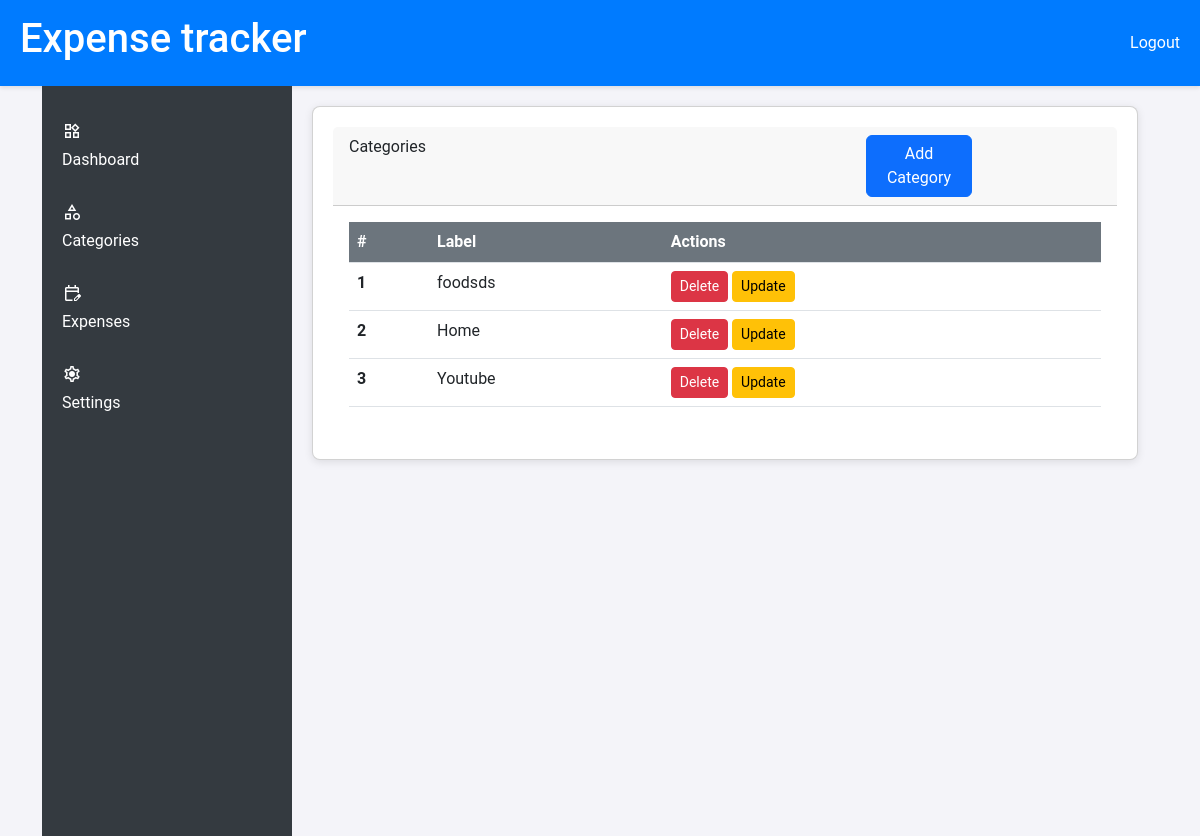
/categories.php (signed in), run on the app's committed database.
### tables this page shows
CREATE TABLE `categories` (
  `id` int(11) NOT NULL,
  `name` varchar(50) NOT NULL
);

### includes/functions.php (called while the page is built, shortened)
<?php
function get_all_data_from_table($table)
{
    global $conn;
    $q = $conn->prepare("SELECT * FROM ".$table."");
    $q->execute();
    $data = $q->fetchAll(PDO::FETCH_OBJ);
    return $data;
}

### categories.php (the view, shortened to what this page needs)
<!DOCTYPE html>
<html lang="en">
<?php
include('db.php');
include('includes/header.php');
include('includes/functions.php');
$categories = get_all_data_from_table('categories');
?>
<body>
    <header class="navigation-bar">
        <nav>
            <h1>Expense tracker</h1>
            <ul>
                <li><a href="logout.php">Logout</a></li>
            </ul>
        </nav>
    </header>
    <div class="container">
        <div class="side-bar">
            <ul>
                <li><span class="material-symbols-outlined">
                    </span><a href="dashboard.php">Dashboard</a></li>
                <li><span class="material-symbols-outlined">
                    </span> <a href="categories.php">Categories</a></li>
                <li><span class="material-symbols-outlined">
                    </span> <a href="expenses.php">Expenses</a></li>
                <li><span class="material-symbols-outlined">
                    </span> <a href="settings.php">Settings</a></li>
            </ul>
        </div>
        <div class="dashboard">
            <div class="card w-100">
                <div class="card-header">
                    <div class="row">
                        <div class="col-md-8">
                            Categories
                        </div>
                        <div class="col-md-2">
                            <a href="#" class="btn btn-primary" data-bs-toggle="modal" data-bs-target="#add-category">Add Category</a>
                        </div>
                    </div>
                </div>
                <div class="card-body">
                    <table class="table">
                        <thead class="bg-secondary text-white">
                            <tr>
                                <th scope="col">#</th>
                                <th scope="col">Label</th>
                                <th scope="col">Actions</th>
                            </tr>
                        </thead>
                        <tbody>
                            <?php foreach ($categories as $index => $category) : ?>
                                <tr>
                                    <th scope="row"><?= $index + 1 ?></th>
                                    <td><?= htmlspecialchars($category->name) ?></td>
                                    <td>
                                        <form method="POST" style="display:inline;">
                                            <button type="submit" name="delete-category" class="btn btn-danger btn-sm">Delete</button>
                                        </form>
                                        <button type="button" class="btn btn-warning btn-sm" data-bs-toggle="modal" data-bs-target="#update-category-<?= $category->id ?>">Update</button>
                                    </td>
                                </tr>
                            <?php endforeach; ?>
                        </tbody>
                    </table>
                </div>
            </div>
        </div>
    </div>
</body>
</html>

### dashboard.css (style rules this page uses)
* { margin: 0; padding: 0; box-sizing: border-box; }
body { font-family: 'Roboto', sans-serif; background-color: #f4f4f9; color: #333; }
.navigation-bar { background-color: #007bff; color: white; padding: 15px 20px; box-shadow: 0 2px 4px rgba(0, 0, 0, 0.1); }
.navigation-bar nav { display: flex; justify-content: space-between; align-items: center; }
.navigation-bar ul { list-style-type: none; display: flex; margin: 0; padding: 0; }
.navigation-bar ul li { margin-left: 20px; }
.navigation-bar ul li a { color: white; text-decoration: none; transition: color 0.3s; }
.container { display: flex; min-height: calc(100vh - 50px); }
.side-bar { width: 250px; background-color: #343a40; color: white; padding-top: 20px; transition: width 0.3s; }
.side-bar ul { list-style-type: none; padding: 0; }
.side-bar ul li { padding: 15px 20px; transition: background-color 0.3s; }
.side-bar ul li a { color: white; text-decoration: none; display: flex; align-items: center; }
.side-bar .material-symbols-outlined { margin-right: 10px; font-size: 20px; }
.dashboard { flex: 1; padding: 20px; overflow-y: auto; }
.card { background-color: white; border-radius: 8px; box-shadow: 0 2px 8px rgba(0, 0, 0, 0.1); margin-bottom: 20px; padding: 20px; transition: transform 0.3s, box-shadow 0.3s; }

### data on the page
categories: name "foodsds"
categories: name "Home"
categories: name "Youtube"
